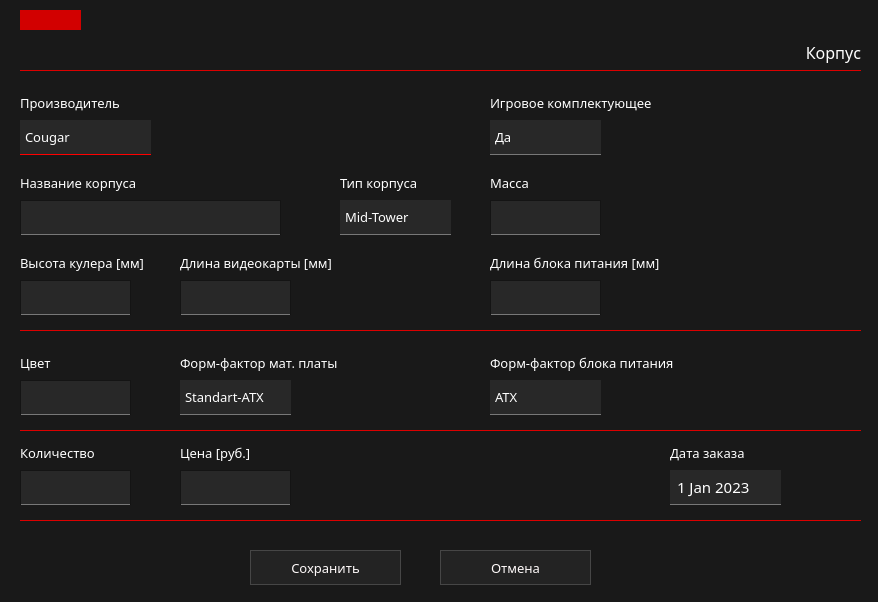
 <widget class="QWidget" name="addChBodyWidg">
  <property name="geometry">
   <rect>
    <x>0</x>
    <y>0</y>
    <width>878</width>
    <height>602</height>
   </rect>
  </property>
  <property name="windowTitle">
   <string>Form</string>
  </property>
  <property name="styleSheet">
   <string notr="true">QWidget
{
    background: rgb(25, 25, 25);
	color: white;
}
</string>
  </property>
  <widget class="Line" name="line_4">
   <property name="geometry">
    <rect>
     <x>20</x>
     <y>520</y>
     <width>841</width>
     <height>20</height>
    </rect>
   </property>
   <property name="styleSheet">
    <string notr="true">border:0px;
border-top: 1px solid rgb(220, 0, 0);</string>
   </property>
   <property name="orientation">
    <enum>Qt::Horizontal</enum>
   </property>
  </widget>
  <widget class="QLineEdit" name="leLenVideo">
   <property name="geometry">
    <rect>
     <x>180</x>
     <y>280</y>
     <width>111</width>
     <height>35</height>
    </rect>
   </property>
   <property name="font">
    <font>
     <family>Montserrat Medium</family>
     <pointsize>10</pointsize>
    </font>
   </property>
   <property name="styleSheet">
    <string notr="true">QLineEdit{
	padding-left: 5px;
	border: 1px solid rgb(20,20,20);
	background-color: rgb(40,40,40);
	border-bottom: 1px solid  rgb(120,120,120);
	selection-background-color: rgb(105, 0, 0);
}

QLineEdit:hover{
	background-color: rgb(55,55,55);
	border-bottom: 1px solid  red;
}</string>
   </property>
   <property name="inputMask">
    <string/>
   </property>
  </widget>
  <widget class="QLabel" name="lbProcProizv">
   <property name="geometry">
    <rect>
     <x>20</x>
     <y>90</y>
     <width>111</width>
     <height>25</height>
    </rect>
   </property>
   <property name="font">
    <font>
     <family>Montserrat SemiBold</family>
     <pointsize>10</pointsize>
    </font>
   </property>
   <property name="styleSheet">
    <string notr="true">border:0px;</string>
   </property>
   <property name="text">
    <string>Производитель</string>
   </property>
  </widget>
  <widget class="QLabel" name="lbColor">
   <property name="geometry">
    <rect>
     <x>20</x>
     <y>350</y>
     <width>111</width>
     <height>25</height>
    </rect>
   </property>
   <property name="font">
    <font>
     <family>Montserrat SemiBold</family>
     <pointsize>10</pointsize>
    </font>
   </property>
   <property name="styleSheet">
    <string notr="true">border:0px;</string>
   </property>
   <property name="text">
    <string>Цвет</string>
   </property>
  </widget>
  <widget class="Line" name="line_2">
   <property name="geometry">
    <rect>
     <x>20</x>
     <y>330</y>
     <width>841</width>
     <height>20</height>
    </rect>
   </property>
   <property name="styleSheet">
    <string notr="true">border:0px;
border-top: 1px solid rgb(220, 0, 0);</string>
   </property>
   <property name="orientation">
    <enum>Qt::Horizontal</enum>
   </property>
  </widget>
  <widget class="QPushButton" name="btnSave">
   <property name="geometry">
    <rect>
     <x>250</x>
     <y>550</y>
     <width>151</width>
     <height>35</height>
    </rect>
   </property>
   <property name="font">
    <font>
     <family>Montserrat Medium</family>
     <pointsize>10</pointsize>
    </font>
   </property>
   <property name="styleSheet">
    <string notr="true">QPushButton{
	border:1px solid rgb(70,70,70);
	background-color: rgb(35,35,35);
	color: #fffafa;
}

QPushButton::hover
{
	border:1px;
	background-color: rgb(60,60,60);
	border-bottom: 1px solid rgb(0, 255, 8);
}
</string>
   </property>
   <property name="text">
    <string>Сохранить</string>
   </property>
  </widget>
  <widget class="QLabel" name="lbLenVideo">
   <property name="geometry">
    <rect>
     <x>180</x>
     <y>250</y>
     <width>181</width>
     <height>25</height>
    </rect>
   </property>
   <property name="font">
    <font>
     <family>Montserrat SemiBold</family>
     <pointsize>10</pointsize>
    </font>
   </property>
   <property name="styleSheet">
    <string notr="true">border:0px;</string>
   </property>
   <property name="text">
    <string>Длина видеокарты [мм]</string>
   </property>
  </widget>
  <widget class="QLineEdit" name="leHeightCool">
   <property name="geometry">
    <rect>
     <x>20</x>
     <y>280</y>
     <width>111</width>
     <height>35</height>
    </rect>
   </property>
   <property name="font">
    <font>
     <family>Montserrat Medium</family>
     <pointsize>10</pointsize>
    </font>
   </property>
   <property name="styleSheet">
    <string notr="true">QLineEdit{
	padding-left: 5px;
	border: 1px solid rgb(20,20,20);
	background-color: rgb(40,40,40);
	border-bottom: 1px solid  rgb(120,120,120);
	selection-background-color: rgb(105, 0, 0);
}

QLineEdit:hover{
	background-color: rgb(55,55,55);
	border-bottom: 1px solid  red;
}</string>
   </property>
   <property name="inputMask">
    <string/>
   </property>
  </widget>
  <widget class="QLineEdit" name="leFullName">
   <property name="geometry">
    <rect>
     <x>20</x>
     <y>200</y>
     <width>261</width>
     <height>35</height>
    </rect>
   </property>
   <property name="font">
    <font>
     <family>Montserrat Medium</family>
     <pointsize>10</pointsize>
    </font>
   </property>
   <property name="styleSheet">
    <string notr="true">QLineEdit{
	padding-left: 5px;
	border: 1px solid rgb(20,20,20);
	background-color: rgb(40,40,40);
	border-bottom: 1px solid  rgb(120,120,120);
	selection-background-color: rgb(105, 0, 0);
}

QLineEdit:hover{
	background-color: rgb(55,55,55);
	border-bottom: 1px solid  red;
}</string>
   </property>
  </widget>
  <widget class="QLineEdit" name="leKol">
   <property name="geometry">
    <rect>
     <x>20</x>
     <y>470</y>
     <width>111</width>
     <height>35</height>
    </rect>
   </property>
   <property name="font">
    <font>
     <family>Montserrat Medium</family>
     <pointsize>10</pointsize>
    </font>
   </property>
   <property name="styleSheet">
    <string notr="true">QLineEdit{
	padding-left: 5px;
	border: 1px solid rgb(20,20,20);
	background-color: rgb(40,40,40);
	border-bottom: 1px solid  rgb(120,120,120);
	selection-background-color: rgb(105, 0, 0);
}

QLineEdit:hover{
	background-color: rgb(55,55,55);
	border-bottom: 1px solid  red;
}</string>
   </property>
   <property name="inputMask">
    <string/>
   </property>
  </widget>
  <widget class="QLabel" name="lbType">
   <property name="geometry">
    <rect>
     <x>340</x>
     <y>170</y>
     <width>111</width>
     <height>25</height>
    </rect>
   </property>
   <property name="font">
    <font>
     <family>Montserrat SemiBold</family>
     <pointsize>10</pointsize>
    </font>
   </property>
   <property name="styleSheet">
    <string notr="true">border:0px;</string>
   </property>
   <property name="text">
    <string>Тип корпуса</string>
   </property>
  </widget>
  <widget class="QLabel" name="lbHeightCool">
   <property name="geometry">
    <rect>
     <x>20</x>
     <y>250</y>
     <width>151</width>
     <height>25</height>
    </rect>
   </property>
   <property name="font">
    <font>
     <family>Montserrat SemiBold</family>
     <pointsize>10</pointsize>
    </font>
   </property>
   <property name="styleSheet">
    <string notr="true">border:0px;</string>
   </property>
   <property name="text">
    <string>Высота кулера [мм]</string>
   </property>
  </widget>
  <widget class="QLabel" name="lbPrice">
   <property name="geometry">
    <rect>
     <x>180</x>
     <y>440</y>
     <width>111</width>
     <height>25</height>
    </rect>
   </property>
   <property name="font">
    <font>
     <family>Montserrat SemiBold</family>
     <pointsize>10</pointsize>
    </font>
   </property>
   <property name="styleSheet">
    <string notr="true">border:0px;</string>
   </property>
   <property name="text">
    <string>Цена [руб.]</string>
   </property>
  </widget>
  <widget class="QLabel" name="lbKol">
   <property name="geometry">
    <rect>
     <x>20</x>
     <y>440</y>
     <width>111</width>
     <height>25</height>
    </rect>
   </property>
   <property name="font">
    <font>
     <family>Montserrat SemiBold</family>
     <pointsize>10</pointsize>
    </font>
   </property>
   <property name="styleSheet">
    <string notr="true">border:0px;</string>
   </property>
   <property name="text">
    <string>Количество</string>
   </property>
  </widget>
  <widget class="QLineEdit" name="lePrice">
   <property name="geometry">
    <rect>
     <x>180</x>
     <y>470</y>
     <width>111</width>
     <height>35</height>
    </rect>
   </property>
   <property name="font">
    <font>
     <family>Montserrat Medium</family>
     <pointsize>10</pointsize>
    </font>
   </property>
   <property name="styleSheet">
    <string notr="true">QLineEdit{
	padding-left: 5px;
	border: 1px solid rgb(20,20,20);
	background-color: rgb(40,40,40);
	border-bottom: 1px solid  rgb(120,120,120);
	selection-background-color: rgb(105, 0, 0);
}

QLineEdit:hover{
	background-color: rgb(55,55,55);
	border-bottom: 1px solid  red;
}</string>
   </property>
   <property name="inputMask">
    <string/>
   </property>
  </widget>
  <widget class="QPushButton" name="btnCancel">
   <property name="geometry">
    <rect>
     <x>440</x>
     <y>550</y>
     <width>151</width>
     <height>35</height>
    </rect>
   </property>
   <property name="font">
    <font>
     <family>Montserrat Medium</family>
     <pointsize>10</pointsize>
    </font>
   </property>
   <property name="styleSheet">
    <string notr="true">QPushButton{
	border:1px solid rgb(70,70,70);
	background-color: rgb(35,35,35);
	color: #fffafa;
}

QPushButton::hover
{
	border:1px;
	background-color: rgb(60,60,60);
	border-color: rgb(40,40,40);
	border-bottom: 1px solid  red;
	color: red;
}
</string>
   </property>
   <property name="text">
    <string>Отмена</string>
   </property>
   <property name="autoDefault">
    <bool>false</bool>
   </property>
   <property name="default">
    <bool>false</bool>
   </property>
   <property name="flat">
    <bool>false</bool>
   </property>
  </widget>
  <widget class="QDateEdit" name="dateEdit">
   <property name="geometry">
    <rect>
     <x>670</x>
     <y>470</y>
     <width>111</width>
     <height>35</height>
    </rect>
   </property>
   <property name="font">
    <font>
     <family>Montserrat Medium</family>
     <pointsize>11</pointsize>
    </font>
   </property>
   <property name="styleSheet">
    <string notr="true">QDateEdit{
	background-color: rgb(40,40,40);
	border: 1px;
	border-bottom: 1px solid rgb(120,120,120);
	padding-left: 5px;
}
QDateEdit:hover{
	background-color: rgb(55,55,55);
	border-bottom: 1px solid red;
}
QDateEdit::drop-down{
	border: 0px;
}

QDateEdit::down-arrow {
	border-image: url(&quot;E:/pcconf/images/down-arrow-gray.png&quot;);
	width: 17px;
	height: 17px;
	margin-right: 5px;
}

QDateEdit::down-arrow:on {
	border-image: url(&quot;E:/pcconf/images/up-arrow-gray.png&quot;);
	width: 17px;
	height: 17px;
	margin-right: 5px;
	border: 2px solid rgb(100,0,0)
}

QDateEdit:on{
	border: 2px solid rgb(100,0,0);
}

QDateEdit::up-arrow {
	border-image: url(&quot;E:/pcconf/images/up-arrow-gray.png&quot;);
	width: 17px;
	height: 17px;
	margin-right: 5px;
}

QCalendarWidget QWidget#qt_calendar_navigationbar { background-color: rgb(40,40,40); }
QCalendarWidget QToolButton {
    background: transparent;
	border: none;
	width: 70px;
	height: 25px;
	color: rgb(220,220,220);
	font-size: 14px;
	icon-size: 30px, 30px;
}

QToolButton#qt_calendar_prevmonth {
    background: rgb(45,45,45);
    border: none;
    width: 30px;
	height: 25px;
    qproperty-icon:  url(&quot;E:/pcconf/images/left-arrow.png&quot;);
	icon-size: 20px, 20px;
	border-bottom: 1px solid red;
}
QToolButton#qt_calendar_nextmonth {
    background: rgb(35,35,35);
    border: none;
    width: 30px;
	height: 25px;
    qproperty-icon:  url(&quot;E:/pcconf/images/right-arrow.png&quot;);
	icon-size: 20px, 20px;
	border-bottom: 1px solid red;
}

QCalendarWidget QMenu {
	width: 100px;
	left: 10px;
	color: white;
	font-size: 14px;
	background-color: rgb(80, 80, 80);
	selection-color: rgb(220,0,0);
}

QCalendarWidget QSpinBox { 
	width: 45px; 
	font-size:14px; 
	color: white; 
    background: transparent;
	selection-background-color: rgb(105, 0, 0);
	selection-color: rgb(255, 255, 255);
}
QCalendarWidget QSpinBox::up-button { subcontrol-origin: border;  subcontrol-position: top right;  width:15px; height: 15px; border:1px solid rgb(30,30,30); }
QCalendarWidget QSpinBox::down-button { subcontrol-origin: border; subcontrol-position: bottom right;  width:15px;  height: 15px; border:1px solid rgb(30,30,30);}
QCalendarWidget QSpinBox::up-arrow { border-image: url(&quot;E:/pcconf/images/up-arrow.png&quot;); }
QCalendarWidget QSpinBox::down-arrow { border-image: url(&quot;E:/pcconf/images/down-arrow.png&quot;);}
 
/* header row */
QCalendarWidget QWidget { alternate-background-color: rgb(50, 50, 50);  border-bottom: 1px solid red; }
 
/* normal days */
QCalendarWidget QAbstractItemView:enabled 
{
	font-size:12px;  
	color: rgb(180, 180, 180);  
	background-color: rgb(15, 15, 15);  
	selection-background-color: rgb(64, 64, 64); 
	selection-color: rgb(0, 255, 0); 
	selection-border-color: red;
	height: 30px;
}
 
/* days in other months */
QCalendarWidget QAbstractItemView:disabled { color: rgb(80, 80, 80); }</string>
   </property>
   <property name="showGroupSeparator" stdset="0">
    <bool>true</bool>
   </property>
   <property name="minimumDateTime">
    <datetime>
     <hour>0</hour>
     <minute>0</minute>
     <second>0</second>
     <year>2023</year>
     <month>1</month>
     <day>1</day>
    </datetime>
   </property>
   <property name="maximumDate">
    <date>
     <year>2030</year>
     <month>12</month>
     <day>31</day>
    </date>
   </property>
   <property name="calendarPopup">
    <bool>true</bool>
   </property>
   <property name="date">
    <date>
     <year>2023</year>
     <month>1</month>
     <day>1</day>
    </date>
   </property>
  </widget>
  <widget class="QLabel" name="lbFullName">
   <property name="geometry">
    <rect>
     <x>20</x>
     <y>170</y>
     <width>231</width>
     <height>25</height>
    </rect>
   </property>
   <property name="font">
    <font>
     <family>Montserrat SemiBold</family>
     <pointsize>10</pointsize>
    </font>
   </property>
   <property name="styleSheet">
    <string notr="true"/>
   </property>
   <property name="text">
    <string>Название корпуса</string>
   </property>
  </widget>
  <widget class="QComboBox" name="cbProizv">
   <property name="geometry">
    <rect>
     <x>20</x>
     <y>120</y>
     <width>131</width>
     <height>35</height>
    </rect>
   </property>
   <property name="font">
    <font>
     <family>Montserrat Medium</family>
     <pointsize>10</pointsize>
    </font>
   </property>
   <property name="styleSheet">
    <string notr="true">QComboBox{
	background-color: rgb(40,40,40);
	border: 1px;
	border-bottom: 1px solid red;
	padding-left: 5px;
	selection-background-color: rgb(105, 0, 0);
}

QComboBox QListView{
	border: 1px solid red;
	padding-left: 5px;
	selection-background-color: rgb(105, 0, 0);
}

QComboBox:hover{
	background-color: rgb(55,55,55);
}

QComboBox::drop-down{
border: 0px;
}

QComboBox::down-arrow {
border-image: url(&quot;E:/pcconf/images/down-arrow.png&quot;);
width: 17px;
height: 17px;
margin-right: 5px;
}

QComboBox::down-arrow:on {
	border-image: url(&quot;E:/pcconf/images/up-arrow.png&quot;);
	width: 17px;
	height: 17px;
	margin-right: 5px;
}

QComboBox:on{
border: 2px solid rgb(100,0,0);
}

QComboBox QAbstractItemView {
	background: rgb(250, 250, 250);
	border-width: 1px;
	border-style: solid;
	border-color: rgb(235, 235, 235);
	selection-background-color: rgb(240, 240, 240);
	selection-color: rgb(25, 25, 25);
}
</string>
   </property>
   <property name="editable">
    <bool>false</bool>
   </property>
   <property name="iconSize">
    <size>
     <width>20</width>
     <height>20</height>
    </size>
   </property>
   <property name="duplicatesEnabled">
    <bool>false</bool>
   </property>
   <property name="frame">
    <bool>false</bool>
   </property>
   <property name="modelColumn">
    <number>0</number>
   </property>
   <item>
    <property name="text">
     <string>Cougar</string>
    </property>
   </item>
  </widget>
  <widget class="Line" name="line">
   <property name="geometry">
    <rect>
     <x>20</x>
     <y>70</y>
     <width>841</width>
     <height>20</height>
    </rect>
   </property>
   <property name="styleSheet">
    <string notr="true">border:0px;
border-top: 1px solid rgb(220, 0, 0);</string>
   </property>
   <property name="orientation">
    <enum>Qt::Horizontal</enum>
   </property>
  </widget>
  <widget class="Line" name="rectangle">
   <property name="geometry">
    <rect>
     <x>20</x>
     <y>10</y>
     <width>61</width>
     <height>20</height>
    </rect>
   </property>
   <property name="styleSheet">
    <string notr="true">background-color: rgb(210, 0, 0);
border: 1px solid rgb(210, 0, 0);</string>
   </property>
   <property name="orientation">
    <enum>Qt::Horizontal</enum>
   </property>
  </widget>
  <widget class="Line" name="line_3">
   <property name="geometry">
    <rect>
     <x>20</x>
     <y>430</y>
     <width>841</width>
     <height>20</height>
    </rect>
   </property>
   <property name="styleSheet">
    <string notr="true">border:0px;
border-top: 1px solid rgb(220, 0, 0);</string>
   </property>
   <property name="orientation">
    <enum>Qt::Horizontal</enum>
   </property>
  </widget>
  <widget class="QLabel" name="lbDate">
   <property name="geometry">
    <rect>
     <x>670</x>
     <y>440</y>
     <width>111</width>
     <height>25</height>
    </rect>
   </property>
   <property name="font">
    <font>
     <family>Montserrat SemiBold</family>
     <pointsize>10</pointsize>
    </font>
   </property>
   <property name="styleSheet">
    <string notr="true">border:0px;</string>
   </property>
   <property name="text">
    <string>Дата заказа</string>
   </property>
  </widget>
  <widget class="QLabel" name="lbConnect">
   <property name="geometry">
    <rect>
     <x>180</x>
     <y>350</y>
     <width>191</width>
     <height>25</height>
    </rect>
   </property>
   <property name="font">
    <font>
     <family>Montserrat SemiBold</family>
     <pointsize>10</pointsize>
    </font>
   </property>
   <property name="styleSheet">
    <string notr="true">border:0px;</string>
   </property>
   <property name="text">
    <string>Форм-фактор мат. платы</string>
   </property>
  </widget>
  <widget class="QComboBox" name="cbType">
   <property name="geometry">
    <rect>
     <x>340</x>
     <y>200</y>
     <width>111</width>
     <height>35</height>
    </rect>
   </property>
   <property name="font">
    <font>
     <family>Montserrat Medium</family>
     <pointsize>10</pointsize>
    </font>
   </property>
   <property name="styleSheet">
    <string notr="true">QComboBox{
	background-color: rgb(40,40,40);
	border: 1px;
	border-bottom: 1px solid rgb(120,120,120);
	padding-left: 5px;
	selection-background-color: rgb(105, 0, 0);
}

QComboBox QListView{
	border: 1px solid red;
	padding-left: 5px;
	selection-background-color: rgb(105, 0, 0);
}

QComboBox:hover{
	background-color: rgb(55,55,55);
	border-bottom: 1px solid red;
}

QComboBox::down-arrow:hover {
border-image: url(&quot;E:/pcconf/images/down-arrow.png&quot;);
width: 17px;
height: 17px;
margin-right: 5px;
}

QComboBox::drop-down{
border: 0px;
}

QComboBox::down-arrow {
border-image: url(&quot;E:/pcconf/images/down-arrow-gray.png&quot;);
width: 17px;
height: 17px;
margin-right: 5px;
}

QComboBox::down-arrow:on {
	border-image: url(&quot;E:/pcconf/images/up-arrow.png&quot;);
	width: 17px;
	height: 17px;
	margin-right: 5px;
}

QComboBox:on{
border: 2px solid rgb(100,0,0);
}

QComboBox QAbstractItemView {
	background: rgb(250, 250, 250);
	border-width: 1px;
	border-style: solid;
	border-color: rgb(235, 235, 235);
	selection-background-color: rgb(240, 240, 240);
	selection-color: rgb(25, 25, 25);
}
</string>
   </property>
   <property name="editable">
    <bool>false</bool>
   </property>
   <property name="iconSize">
    <size>
     <width>20</width>
     <height>20</height>
    </size>
   </property>
   <property name="duplicatesEnabled">
    <bool>false</bool>
   </property>
   <property name="frame">
    <bool>false</bool>
   </property>
   <property name="modelColumn">
    <number>0</number>
   </property>
   <item>
    <property name="text">
     <string>Mid-Tower</string>
    </property>
   </item>
   <item>
    <property name="text">
     <string>Mini-Tower</string>
    </property>
   </item>
   <item>
    <property name="text">
     <string>Ultra-Tower</string>
    </property>
   </item>
   <item>
    <property name="text">
     <string>Full-Tower</string>
    </property>
   </item>
   <item>
    <property name="text">
     <string>Desktop</string>
    </property>
   </item>
   <item>
    <property name="text">
     <string>NUC</string>
    </property>
   </item>
   <item>
    <property name="text">
     <string>Slim</string>
    </property>
   </item>
   <item>
    <property name="text">
     <string>SFF</string>
    </property>
   </item>
  </widget>
  <widget class="QLabel" name="lbComplect">
   <property name="geometry">
    <rect>
     <x>740</x>
     <y>40</y>
     <width>121</width>
     <height>25</height>
    </rect>
   </property>
   <property name="font">
    <font>
     <family>Montserrat SemiBold</family>
     <pointsize>12</pointsize>
    </font>
   </property>
   <property name="styleSheet">
    <string notr="true">border:0px;</string>
   </property>
   <property name="text">
    <string>Корпус</string>
   </property>
   <property name="alignment">
    <set>Qt::AlignRight|Qt::AlignTrailing|Qt::AlignVCenter</set>
   </property>
  </widget>
  <widget class="QComboBox" name="cbGaming">
   <property name="geometry">
    <rect>
     <x>490</x>
     <y>120</y>
     <width>111</width>
     <height>35</height>
    </rect>
   </property>
   <property name="font">
    <font>
     <family>Montserrat Medium</family>
     <pointsize>10</pointsize>
    </font>
   </property>
   <property name="styleSheet">
    <string notr="true">QComboBox{
	background-color: rgb(40,40,40);
	border: 1px;
	border-bottom: 1px solid rgb(120,120,120);
	padding-left: 5px;
	selection-background-color: rgb(105, 0, 0);
}

QComboBox QListView{
	border: 1px solid red;
	padding-left: 5px;
	selection-background-color: rgb(105, 0, 0);
}

QComboBox:hover{
	background-color: rgb(55,55,55);
	border-bottom: 1px solid red;
}

QComboBox::down-arrow:hover {
border-image: url(&quot;E:/pcconf/images/down-arrow.png&quot;);
width: 17px;
height: 17px;
margin-right: 5px;
}

QComboBox::drop-down{
border: 0px;
}

QComboBox::down-arrow {
border-image: url(&quot;E:/pcconf/images/down-arrow-gray.png&quot;);
width: 17px;
height: 17px;
margin-right: 5px;
}

QComboBox::down-arrow:on {
	border-image: url(&quot;E:/pcconf/images/up-arrow.png&quot;);
	width: 17px;
	height: 17px;
	margin-right: 5px;
}

QComboBox:on{
border: 2px solid rgb(100,0,0);
}

QComboBox QAbstractItemView {
	background: rgb(250, 250, 250);
	border-width: 1px;
	border-style: solid;
	border-color: rgb(235, 235, 235);
	selection-background-color: rgb(240, 240, 240);
	selection-color: rgb(25, 25, 25);
}
</string>
   </property>
   <property name="editable">
    <bool>false</bool>
   </property>
   <property name="iconSize">
    <size>
     <width>20</width>
     <height>20</height>
    </size>
   </property>
   <property name="duplicatesEnabled">
    <bool>false</bool>
   </property>
   <property name="frame">
    <bool>false</bool>
   </property>
   <property name="modelColumn">
    <number>0</number>
   </property>
   <item>
    <property name="text">
     <string>Да</string>
    </property>
   </item>
   <item>
    <property name="text">
     <string>Нет</string>
    </property>
   </item>
  </widget>
  <widget class="QLabel" name="lbProcGaming">
   <property name="geometry">
    <rect>
     <x>490</x>
     <y>90</y>
     <width>191</width>
     <height>25</height>
    </rect>
   </property>
   <property name="font">
    <font>
     <family>Montserrat SemiBold</family>
     <pointsize>10</pointsize>
    </font>
   </property>
   <property name="styleSheet">
    <string notr="true">border:0px;</string>
   </property>
   <property name="text">
    <string>Игровое комплектующее</string>
   </property>
  </widget>
  <widget class="QComboBox" name="cbFPower">
   <property name="geometry">
    <rect>
     <x>490</x>
     <y>380</y>
     <width>111</width>
     <height>35</height>
    </rect>
   </property>
   <property name="font">
    <font>
     <family>Montserrat Medium</family>
     <pointsize>10</pointsize>
    </font>
   </property>
   <property name="styleSheet">
    <string notr="true">QComboBox{
	background-color: rgb(40,40,40);
	border: 1px;
	border-bottom: 1px solid rgb(120,120,120);
	padding-left: 5px;
	selection-background-color: rgb(105, 0, 0);
}

QComboBox QListView{
	border: 1px solid red;
	padding-left: 5px;
	selection-background-color: rgb(105, 0, 0);
}

QComboBox:hover{
	background-color: rgb(55,55,55);
	border-bottom: 1px solid red;
}

QComboBox::down-arrow:hover {
border-image: url(&quot;E:/pcconf/images/down-arrow.png&quot;);
width: 17px;
height: 17px;
margin-right: 5px;
}

QComboBox::drop-down{
border: 0px;
}

QComboBox::down-arrow {
border-image: url(&quot;E:/pcconf/images/down-arrow-gray.png&quot;);
width: 17px;
height: 17px;
margin-right: 5px;
}

QComboBox::down-arrow:on {
	border-image: url(&quot;E:/pcconf/images/up-arrow.png&quot;);
	width: 17px;
	height: 17px;
	margin-right: 5px;
}

QComboBox:on{
border: 2px solid rgb(100,0,0);
}

QComboBox QAbstractItemView {
	background: rgb(250, 250, 250);
	border-width: 1px;
	border-style: solid;
	border-color: rgb(235, 235, 235);
	selection-background-color: rgb(240, 240, 240);
	selection-color: rgb(25, 25, 25);
}
</string>
   </property>
   <property name="editable">
    <bool>false</bool>
   </property>
   <property name="iconSize">
    <size>
     <width>20</width>
     <height>20</height>
    </size>
   </property>
   <property name="duplicatesEnabled">
    <bool>false</bool>
   </property>
   <property name="frame">
    <bool>false</bool>
   </property>
   <property name="modelColumn">
    <number>0</number>
   </property>
   <item>
    <property name="text">
     <string>ATX</string>
    </property>
   </item>
   <item>
    <property name="text">
     <string>FlexATX</string>
    </property>
   </item>
   <item>
    <property name="text">
     <string>Pico-Psu</string>
    </property>
   </item>
   <item>
    <property name="text">
     <string>SFX</string>
    </property>
   </item>
   <item>
    <property name="text">
     <string>TFX</string>
    </property>
   </item>
  </widget>
  <widget class="QLabel" name="lbFPower">
   <property name="geometry">
    <rect>
     <x>490</x>
     <y>350</y>
     <width>221</width>
     <height>25</height>
    </rect>
   </property>
   <property name="font">
    <font>
     <family>Montserrat SemiBold</family>
     <pointsize>10</pointsize>
    </font>
   </property>
   <property name="styleSheet">
    <string notr="true">border:0px;</string>
   </property>
   <property name="text">
    <string>Форм-фактор блока питания</string>
   </property>
  </widget>
  <widget class="QLineEdit" name="leLenPower">
   <property name="geometry">
    <rect>
     <x>490</x>
     <y>280</y>
     <width>111</width>
     <height>35</height>
    </rect>
   </property>
   <property name="font">
    <font>
     <family>Montserrat Medium</family>
     <pointsize>10</pointsize>
    </font>
   </property>
   <property name="styleSheet">
    <string notr="true">QLineEdit{
	padding-left: 5px;
	border: 1px solid rgb(20,20,20);
	background-color: rgb(40,40,40);
	border-bottom: 1px solid  rgb(120,120,120);
	selection-background-color: rgb(105, 0, 0);
}

QLineEdit:hover{
	background-color: rgb(55,55,55);
	border-bottom: 1px solid  red;
}</string>
   </property>
   <property name="inputMask">
    <string/>
   </property>
  </widget>
  <widget class="QLabel" name="lbLenPower">
   <property name="geometry">
    <rect>
     <x>490</x>
     <y>250</y>
     <width>201</width>
     <height>25</height>
    </rect>
   </property>
   <property name="font">
    <font>
     <family>Montserrat SemiBold</family>
     <pointsize>10</pointsize>
    </font>
   </property>
   <property name="styleSheet">
    <string notr="true">border:0px;</string>
   </property>
   <property name="text">
    <string>Длина блока питания [мм]</string>
   </property>
  </widget>
  <widget class="QLineEdit" name="leColor">
   <property name="geometry">
    <rect>
     <x>20</x>
     <y>380</y>
     <width>111</width>
     <height>35</height>
    </rect>
   </property>
   <property name="font">
    <font>
     <family>Montserrat Medium</family>
     <pointsize>10</pointsize>
    </font>
   </property>
   <property name="styleSheet">
    <string notr="true">QLineEdit{
	padding-left: 5px;
	border: 1px solid rgb(20,20,20);
	background-color: rgb(40,40,40);
	border-bottom: 1px solid  rgb(120,120,120);
	selection-background-color: rgb(105, 0, 0);
}

QLineEdit:hover{
	background-color: rgb(55,55,55);
	border-bottom: 1px solid  red;
}</string>
   </property>
   <property name="inputMask">
    <string/>
   </property>
  </widget>
  <widget class="QLabel" name="lbWeight">
   <property name="geometry">
    <rect>
     <x>490</x>
     <y>170</y>
     <width>111</width>
     <height>25</height>
    </rect>
   </property>
   <property name="font">
    <font>
     <family>Montserrat SemiBold</family>
     <pointsize>10</pointsize>
    </font>
   </property>
   <property name="styleSheet">
    <string notr="true">border:0px;</string>
   </property>
   <property name="text">
    <string>Масса</string>
   </property>
  </widget>
  <widget class="QLineEdit" name="leWeight">
   <property name="geometry">
    <rect>
     <x>490</x>
     <y>200</y>
     <width>111</width>
     <height>35</height>
    </rect>
   </property>
   <property name="font">
    <font>
     <family>Montserrat Medium</family>
     <pointsize>10</pointsize>
    </font>
   </property>
   <property name="styleSheet">
    <string notr="true">QLineEdit{
	padding-left: 5px;
	border: 1px solid rgb(20,20,20);
	background-color: rgb(40,40,40);
	border-bottom: 1px solid  rgb(120,120,120);
	selection-background-color: rgb(105, 0, 0);
}

QLineEdit:hover{
	background-color: rgb(55,55,55);
	border-bottom: 1px solid  red;
}</string>
   </property>
   <property name="inputMask">
    <string/>
   </property>
  </widget>
  <widget class="QComboBox" name="cbFMother">
   <property name="geometry">
    <rect>
     <x>180</x>
     <y>380</y>
     <width>111</width>
     <height>35</height>
    </rect>
   </property>
   <property name="font">
    <font>
     <family>Montserrat Medium</family>
     <pointsize>10</pointsize>
    </font>
   </property>
   <property name="styleSheet">
    <string notr="true">QComboBox{
	background-color: rgb(40,40,40);
	border: 1px;
	border-bottom: 1px solid rgb(120,120,120);
	padding-left: 5px;
	selection-background-color: rgb(105, 0, 0);
}

QComboBox QListView{
	border: 1px solid red;
	padding-left: 5px;
	selection-background-color: rgb(105, 0, 0);
}

QComboBox:hover{
	background-color: rgb(55,55,55);
	border-bottom: 1px solid red;
}

QComboBox::down-arrow:hover {
border-image: url(&quot;E:/pcconf/images/down-arrow.png&quot;);
width: 17px;
height: 17px;
margin-right: 5px;
}

QComboBox::drop-down{
border: 0px;
}

QComboBox::down-arrow {
border-image: url(&quot;E:/pcconf/images/down-arrow-gray.png&quot;);
width: 17px;
height: 17px;
margin-right: 5px;
}

QComboBox::down-arrow:on {
	border-image: url(&quot;E:/pcconf/images/up-arrow.png&quot;);
	width: 17px;
	height: 17px;
	margin-right: 5px;
}

QComboBox:on{
border: 2px solid rgb(100,0,0);
}

QComboBox QAbstractItemView {
	background: rgb(250, 250, 250);
	border-width: 1px;
	border-style: solid;
	border-color: rgb(235, 235, 235);
	selection-background-color: rgb(240, 240, 240);
	selection-color: rgb(25, 25, 25);
}
</string>
   </property>
   <property name="editable">
    <bool>false</bool>
   </property>
   <property name="iconSize">
    <size>
     <width>20</width>
     <height>20</height>
    </size>
   </property>
   <property name="duplicatesEnabled">
    <bool>false</bool>
   </property>
   <property name="frame">
    <bool>false</bool>
   </property>
   <property name="modelColumn">
    <number>0</number>
   </property>
   <item>
    <property name="text">
     <string>Standart-ATX</string>
    </property>
   </item>
   <item>
    <property name="text">
     <string>E-ATX</string>
    </property>
   </item>
   <item>
    <property name="text">
     <string>Micro-ATX</string>
    </property>
   </item>
   <item>
    <property name="text">
     <string>Mini-DTX</string>
    </property>
   </item>
   <item>
    <property name="text">
     <string>Mini-ITX</string>
    </property>
   </item>
   <item>
    <property name="text">
     <string>Mini-STX</string>
    </property>
   </item>
   <item>
    <property name="text">
     <string>SSI-CEB</string>
    </property>
   </item>
   <item>
    <property name="text">
     <string>XL-ATX</string>
    </property>
   </item>
   <item>
    <property name="text">
     <string>UCFF</string>
    </property>
   </item>
  </widget>
  <zorder>line_3</zorder>
  <zorder>line_4</zorder>
  <zorder>leLenVideo</zorder>
  <zorder>lbProcProizv</zorder>
  <zorder>lbColor</zorder>
  <zorder>line_2</zorder>
  <zorder>btnSave</zorder>
  <zorder>leHeightCool</zorder>
  <zorder>leFullName</zorder>
  <zorder>leKol</zorder>
  <zorder>lbType</zorder>
  <zorder>lbHeightCool</zorder>
  <zorder>lbPrice</zorder>
  <zorder>lbKol</zorder>
  <zorder>lePrice</zorder>
  <zorder>btnCancel</zorder>
  <zorder>dateEdit</zorder>
  <zorder>lbFullName</zorder>
  <zorder>cbProizv</zorder>
  <zorder>line</zorder>
  <zorder>rectangle</zorder>
  <zorder>lbDate</zorder>
  <zorder>lbConnect</zorder>
  <zorder>cbType</zorder>
  <zorder>lbComplect</zorder>
  <zorder>cbGaming</zorder>
  <zorder>lbProcGaming</zorder>
  <zorder>cbFPower</zorder>
  <zorder>lbFPower</zorder>
  <zorder>lbLenVideo</zorder>
  <zorder>leLenPower</zorder>
  <zorder>lbLenPower</zorder>
  <zorder>leColor</zorder>
  <zorder>lbWeight</zorder>
  <zorder>leWeight</zorder>
  <zorder>cbFMother</zorder>
 </widget>
